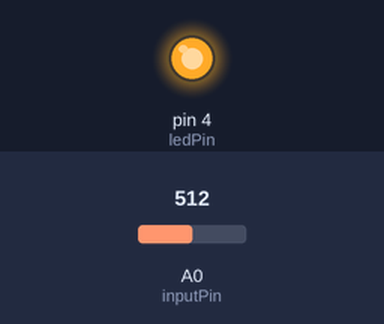
Simulated run of this sketch. Board: Arduino Uno, built with avr-gcc and run on an emulated ATmega328P. On the bench: output pins drawn as LEDs (lit = HIGH). The inputs (shaded band) are chosen by the test bench; at power-on: A0 (inputPin) = 512.

Above: at 1.2 s.
1.3 s: A0 (inputPin) set to 686
2.8 s: A0 (inputPin) set to 707
At 3.7 s:
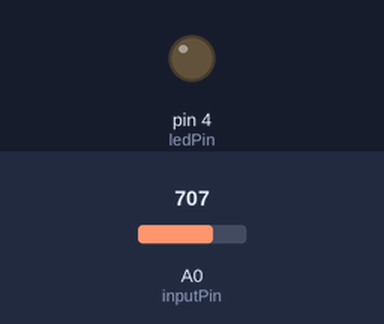
4.3 s: A0 (inputPin) set to 690
At 4.9 s:
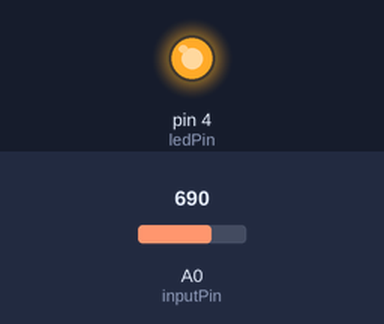
5.8 s: A0 (inputPin) set to 710
At 7.2 s:
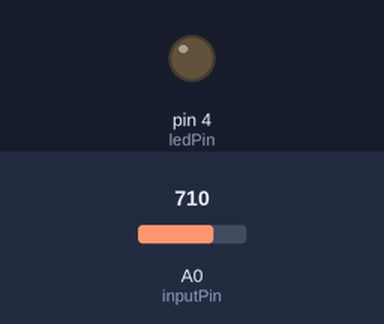
Timing chart, 0 to 8.3 s (numbered marks = the images above; inputs shaded):
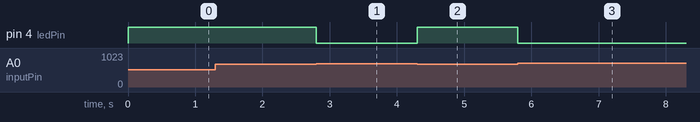

Measured:
- the behaviour switches between 699 and 700 on A0 (inputPin) (found by bisection; images 0 and 1)
- after the input at 1.3 s, every drawn part: stays the same
- after the input at 2.8 s, pin 4 (ledPin): HIGH → LOW at once
- after the input at 4.3 s, pin 4 (ledPin): LOW → HIGH at once
- after the input at 5.8 s, pin 4 (ledPin): HIGH → LOW at once

The sketch:

CdSCell.ino
```cpp
int inputPin = 0;
int inputValue = 0;
int ledPin = 4;

void setup() {
  // put your setup code here, to run once:
  pinMode(ledPin, OUTPUT);
  Serial.begin(9600);
}

void loop() {
  // put your main code here, to run repeatedly:
  //inputValue = analogRead(inputPin);
  //暗くなったらおおむね700未満になることから暗くなったら点灯するようになっている
  while(analogRead(inputPin) < 700){
    digitalWrite(ledPin, HIGH);
  }
  digitalWrite(ledPin, LOW);
}
```
